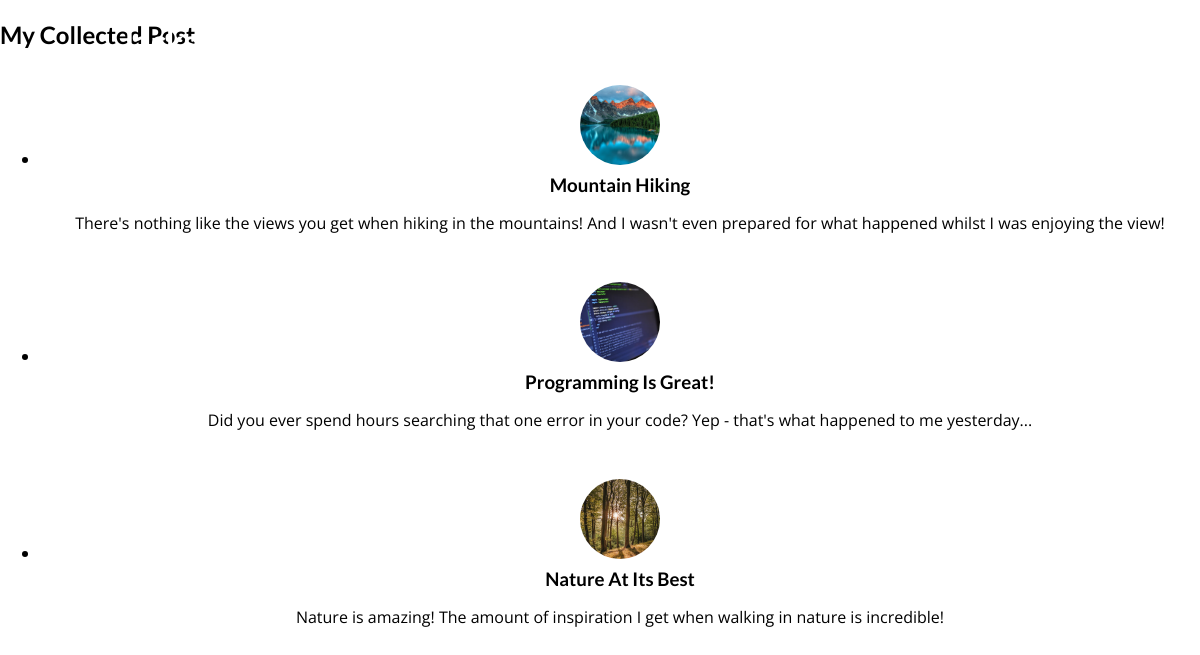
/posts/, run on the app's committed database.
### blog/models.py (models this page shows)
class Post(models.Model):
    title = models.CharField(max_length=150)
    excerpt = models.CharField(max_length=500)
    image_name = models.CharField(max_length=100)
    date = models.DateField(auto_now=True)
    slug = models.SlugField(unique=True, db_index=True,)
    contain = models.TextField(validators=[MinLengthValidator(10)])
    author = models.ForeignKey(Author, on_delete=models.SET_NULL, null=True, related_name='posts')
    tags = models.ManyToManyField(Tag)

### blog/views.py (the view)
# urls.py: path("posts/", views.posts, name="posts"),
def posts(request):
    all_posts = Post.objects.all().order_by("-date")
    return render(request, "blog/all-posts.html", {
        "all_posts":all_posts
    })

### blog/templates/blog/all-posts.html (shortened to what this page needs)
{% extends "base.html" %}
{% load static%}
{% block content %}
<section id="all-posts">
    <h2>My Collected Post</h2>
    <ul>
        {% for post in all_posts%}
        {% include "blog/includes/post.html" %}
        {% endfor %}
    </ul>
</section>
{% endblock %}

### blog/templates/blog/includes/post.html
{% load static%}
<link rel="stylesheet" href="{% static "blog/post.css" %}">
<li>
    <article class="post">
        <a href="{% url "post_page_details" post.slug %}">
            <img src="{% static "blog/images/"|add:post.image_name %}" alt="{{ post.title }}">
            <div class="post__content">
                <h3>{{ post.title }}</h3>
                <p>{{ post.excerpt}}</p>
            </div>
        </a>
    </article>
</li>

### static/app.css (style rules this page uses)
* { box-sizing: border-box; }
html { font-family: 'Open Sans', 'Lato', sans-serif; }
body { margin: 0; }
h1, h2, h3 { font-family: 'Lato', sans-serif; font-weight: bold; }

### blog/static/blog/post.css (style rules this page uses)
.post { display: flex; flex-direction: column; align-items: center; text-align: center; }
.post a { text-decoration: none; color: black; transition: all 0.2s ease; padding: 1rem; }
.post img { width: 5rem; height: 5rem; object-fit: cover; border-radius: 50%; }
.post h3 { margin: 0.25rem 0; }

### data on the page
Post: image_name (picture), title "Mountain Hiking", excerpt "There's nothing like the views you get when hiking in the mountains! And I wasn't even prepared for what happened whilst I was enjoying the view!"
Post: image_name (picture), title "Programming Is Great!", excerpt "Did you ever spend hours searching that one error in your code? Yep - that's what happened to me yesterday..."
Post: image_name (picture), title "Nature At Its Best", excerpt "Nature is amazing! The amount of inspiration I get when walking in nature is incredible!"
